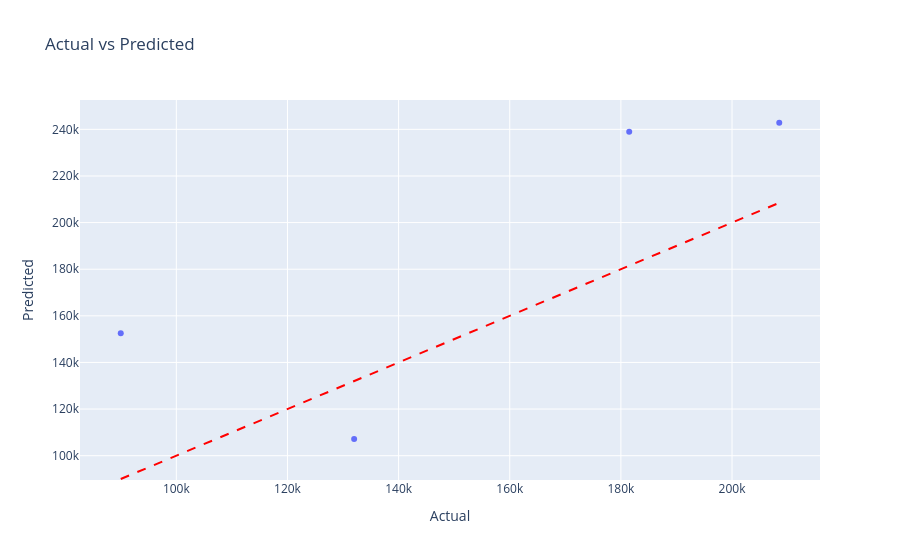

Write notebook code for a chart like this one.
### Markdown cell above
## 2. Plots & Visualizations

### Code cell
if problem_type == 'regression':
    y_test = results.get('y_test')
    y_pred = results.get('y_pred')
    if y_test is not None and y_pred is not None:
        fig = px.scatter(x=y_test, y=y_pred, labels={'x': 'Actual', 'y': 'Predicted'}, title="Actual vs Predicted")
        fig.add_shape(type="line", x0=min(y_test), x1=max(y_test), y0=min(y_test), y1=max(y_test), line=dict(dash="dash", color="red"))
        fig.show()
        
elif problem_type == 'classification':
    cm = results.get('cm')
    if cm:
        fig = px.imshow(cm, text_auto=True, color_continuous_scale='Blues', title="Confusion Matrix Heatmap")
        fig.show()
        
elif problem_type == 'clustering':
    preds = results.get('y_pred')
    if preds is not None:
        pca = PCA(n_components=2)
        X_pca = pca.fit_transform(X)
        fig = px.scatter(x=X_pca[:, 0], y=X_pca[:, 1], color=[str(c) for c in preds], title="Cluster Scatter Plot (PCA 2D)")
        fig.show()
        
    if model_name == 'hierarchical':
        fig, ax = plt.subplots(figsize=(10, 5))
        Z = linkage(X.head(100), 'ward')
        dendrogram(Z, ax=ax)
        plt.show()

### Figure 1 — Plotly figure (JSON) as saved in the notebook; plotly's stock layout.template omitted (floating-point values rounded to 4 significant figures)
{"data": [{"hovertemplate": "Actual=%{x}<br>Predicted=%{y}<extra></extra>", "legendgroup": "", "marker": {"color": "#636efa", "symbol": "circle"}, "mode": "markers", "name": "", "orientation": "v", "showlegend": false, "type": "scatter", "x": [208500, 90000, 132000, 181500], "xaxis": "x", "y": [242800.0, 152500.0, 107100.0, 239000.0], "yaxis": "y"}], "layout": {"legend": {"tracegroupgap": 0}, "shapes": [{"line": {"color": "red", "dash": "dash"}, "type": "line", "x0": 90000, "x1": 208500, "y0": 90000, "y1": 208500}], "title": {"text": "Actual vs Predicted"}, "xaxis": {"anchor": "y", "domain": [0, 1], "title": {"text": "Actual"}}, "yaxis": {"anchor": "x", "domain": [0, 1], "title": {"text": "Predicted"}}}}
